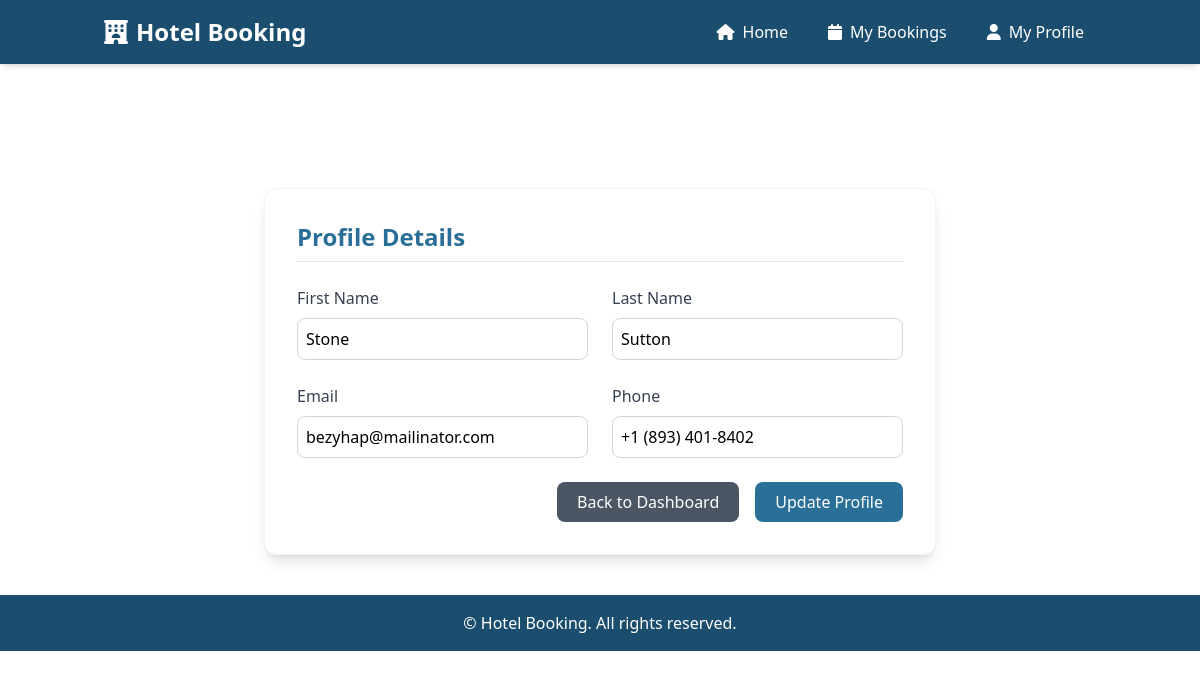
Page /profile/ (signed in) on the committed database.
### hotel_listing/models.py (models this page shows, shortened)
class Guest(models.Model):
    user = models.OneToOneField(User, on_delete=models.CASCADE, null=True, blank=True, related_name='guest_profile')
    first_name = models.CharField(max_length=50)
    last_name = models.CharField(max_length=50)
    email = models.EmailField(max_length=100, null=True, blank=True)
    phone = models.CharField(max_length=20, blank=True, null=True)
    class Meta:
        db_table = 'guests'

### hotel_listing/views.py (the view)
# urls.py: path('profile/', views.profile_view, name='profile'),
@login_required
def profile_view(request):
    try:
        guest = request.user.guest_profile
    except Guest.DoesNotExist:
        guest = Guest.objects.create(
            user=request.user,
            first_name=request.user.username,
            last_name='',
            email=request.user.email
        )
    if request.method == 'POST':
        form = GuestProfileForm(request.POST, instance=guest)
        if form.is_valid():
            form.save()
            messages.success(request, 'Your profile has been updated successfully.')
            return redirect('profile')
        else:
            messages.error(request, 'Please correct the errors below.')
    else:
        form = GuestProfileForm(instance=guest)
    return render(request, 'profile.html', {'form': form})

### hotel_listing/forms.py
class GuestProfileForm(forms.ModelForm):
    class Meta:
        model = Guest
        fields = ['first_name', 'last_name', 'email', 'phone']
        widgets = {
            'first_name': forms.TextInput(attrs={'class': 'w-full p-2 border border-gray-300 rounded-lg focus:outline-none focus:ring-2 focus:ring-[#2a6f97]'}),
            'last_name': forms.TextInput(attrs={'class': 'w-full p-2 border border-gray-300 rounded-lg focus:outline-none focus:ring-2 focus:ring-[#2a6f97]'}),
            'email': forms.EmailInput(attrs={'class': 'w-full p-2 border border-gray-300 rounded-lg focus:outline-none focus:ring-2 focus:ring-[#2a6f97]'}),
            'phone': forms.TextInput(attrs={'class': 'w-full p-2 border border-gray-300 rounded-lg focus:outline-none focus:ring-2 focus:ring-[#2a6f97]'}),
        }

### hotel_listing/templates/profile.html (shortened to what this page needs)
{% extends "base.html" %}
{% block content %}
<div class="container mx-auto mt-10 px-4 sm:px-6 lg:px-8">
    <h2 class="text-3xl font-bold mb-8 text-white tracking-tight">My Profile</h2>
    <div class="bg-white p-6 sm:p-8 rounded-xl shadow-lg border border-gray-100 max-w-2xl mx-auto">
        <h3 class="text-2xl font-semibold text-[#2a6f97] mb-5 border-b pb-2">Profile Details</h3>
        <form method="POST" class="space-y-6">
            <div class="grid grid-cols-1 sm:grid-cols-2 gap-6">
                <div>
                    <label for="{{ form.first_name.id_for_label }}" class="block text-gray-700 font-medium mb-2">First Name</label>
                    {{ form.first_name }}
                </div>
                <div>
                    <label for="{{ form.last_name.id_for_label }}" class="block text-gray-700 font-medium mb-2">Last Name</label>
                    {{ form.last_name }}
                </div>
                <div>
                    <label for="{{ form.email.id_for_label }}" class="block text-gray-700 font-medium mb-2">Email</label>
                    {{ form.email }}
                </div>
                <div>
                    <label for="{{ form.phone.id_for_label }}" class="block text-gray-700 font-medium mb-2">Phone</label>
                    {{ form.phone }}
                </div>
            </div>
            <div class="flex justify-end gap-4">
                <a href="{% url 'dashboard' %}" class="inline-block bg-gray-600 text-white px-5 py-2 rounded-lg hover:bg-gray-700 transition-colors duration-200">
                    Back to Dashboard
                </a>
                <button type="submit" class="inline-block bg-[#2a6f97] text-white px-5 py-2 rounded-lg hover:bg-[#1a4d6e] transition-colors duration-200">
                    Update Profile
                </button>
            </div>
        </form>
    </div>
</div>
{% endblock %}

### hotel_listing/templates/base.html (style rules this page uses)
body { @apply bg-[#2a6f97] min-h-screen; }

### rows in the picture
Guest: first_name "Stone", last_name "Sutton", email "bezyhap@mailinator.com", phone "+1 (893) 401-8402"
